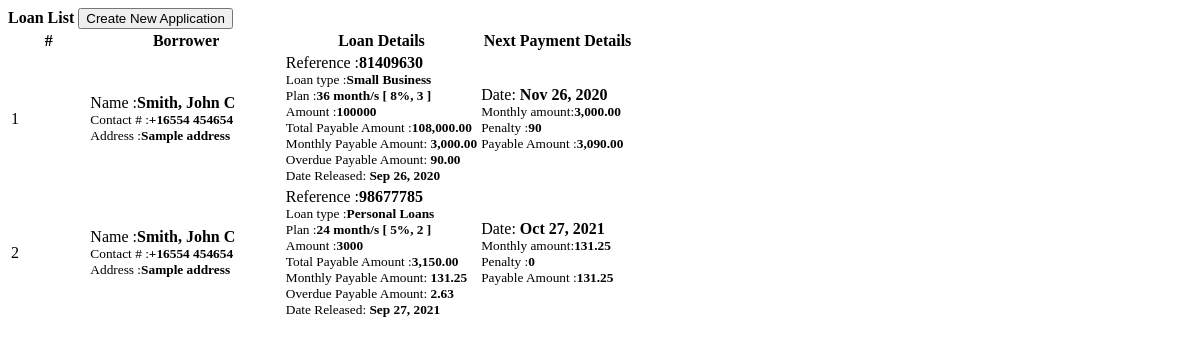
The app's page /user/loan/loans.php, older data.
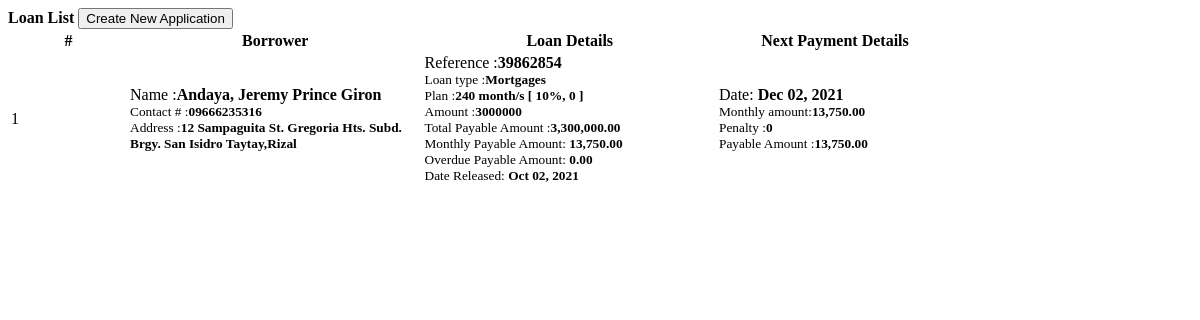
The same page, newer data.
### tables this page shows
CREATE TABLE `loan_list` (
  `id` int(30) NOT NULL,
  `ref_no` varchar(50) NOT NULL,
  `loan_type_id` int(30) NOT NULL,
  `borrower_id` int(30) NOT NULL,
  `purpose` text NOT NULL,
  `amount` double NOT NULL,
  `plan_id` int(30) NOT NULL,
  `status` tinyint(1) NOT NULL DEFAULT 0 COMMENT '0= request, 1= confrimed,2=released,3=complteted,4=denied\r\n',
  `date_released` datetime NOT NULL,
  `date_created` datetime NOT NULL DEFAULT current_timestamp() ON UPDATE current_timestamp()
);

CREATE TABLE `borrowers` (
  `id` int(30) NOT NULL,
  `firstname` varchar(100) NOT NULL,
  `middlename` varchar(100) NOT NULL,
  `lastname` varchar(100) NOT NULL,
  `contact_no` varchar(30) NOT NULL,
  `address` text NOT NULL,
  `email` varchar(50) NOT NULL,
  `tax_id` varchar(50) NOT NULL,
  `date_created` int(11) NOT NULL
);

CREATE TABLE `loan_plan` (
  `id` int(30) NOT NULL,
  `months` int(11) NOT NULL,
  `interest_percentage` float NOT NULL,
  `penalty_rate` int(11) NOT NULL
);

CREATE TABLE `loan_schedules` (
  `id` int(30) NOT NULL,
  `loan_id` int(30) NOT NULL,
  `date_due` date NOT NULL
);

### user/loan/loans.php (the view, shortened to what this page needs)
<?php include 'db_connect.php' ?>
<div class="container-fluid">
	<div class="col-lg-12">
		<div class="card">
			<div class="card-header">
				<large class="card-title">
					<b>Loan List</b>
					<button class="btn btn-primary btn-sm btn-block col-md-2 float-right" type="button" id="new_application"><i class="fa fa-plus"></i> Create New Application</button>
				</large>
			</div>
			<div class="card-body">
				<table class="table table-bordered" id="loan-list">
					<colgroup>
						<col width="10%">
						<col width="25%">
						<col width="25%">
						<col width="20%">
						<col width="10%">
						<col width="10%">
					</colgroup>
					<thead>
						<tr>
							<th class="text-center">#</th>
							<th class="text-center">Borrower</th>
							<th class="text-center">Loan Details</th>
							<th class="text-center">Next Payment Details</th>
						</tr>
					</thead>
					<tbody>
						<?php
							$i=1;
							$type = $conn->query("SELECT * FROM loan_types where id in (SELECT loan_type_id from loan_list) ");
							while($row=$type->fetch_assoc()){
								$type_arr[$row['id']] = $row['type_name'];
							}
							$plan = $conn->query("SELECT *,concat(months,' month/s [ ',interest_percentage,'%, ',penalty_rate,' ]') as plan FROM loan_plan where id in (SELECT plan_id from loan_list) ");
							while($row=$plan->fetch_assoc()){
								$plan_arr[$row['id']] = $row;
							}
							$qry = $conn->query("SELECT l.*,concat(b.lastname,', ',b.firstname,' ',b.middlename)as name, b.contact_no, b.address from loan_list l inner join borrowers b on b.id = l.borrower_id  order by id asc");
							while($row = $qry->fetch_assoc()):
								$monthly = ($row['amount'] + ($row['amount'] * ($plan_arr[$row['plan_id']]['interest_percentage']/100))) / $plan_arr[$row['plan_id']]['months'];
								$penalty = $monthly * ($plan_arr[$row['plan_id']]['penalty_rate']/100);
								$payments = $conn->query("SELECT * from payments where loan_id =".$row['id']);
								$paid = $payments->num_rows;
								$offset = $paid > 0 ? " offset $paid ": "";
								if($row['status'] == 2):
									$next = $conn->query("SELECT * FROM loan_schedules where loan_id = '".$row['id']."'  order by date(date_due) asc limit 1 $offset ")->fetch_assoc()['date_due'];
								endif;
						 ?>
						 <tr>
						 	<td class="text-center"><?php echo $i++ ?></td>
						 	<td>
						 		<p>Name :<b><?php echo $row['name'] ?></b></p>
						 		<p><small>Contact # :<b><?php echo $row['contact_no'] ?></small></b></p>
						 		<p><small>Address :<b><?php echo $row['address'] ?></small></b></p>
						 	</td>
						 	<td>
						 		<p>Reference :<b><?php echo $row['ref_no'] ?></b></p>
						 		<p><small>Loan type :<b><?php echo $type_arr[$row['loan_type_id']] ?></small></b></p>
						 		<p><small>Plan :<b><?php echo $plan_arr[$row['plan_id']]['plan'] ?></small></b></p>
						 		<p><small>Amount :<b><?php echo $row['amount'] ?></small></b></p>
						 		<p><small>Total Payable Amount :<b><?php echo number_format($monthly * $plan_arr[$row['plan_id']]['months'],2) ?></small></b></p>
						 		<p><small>Monthly Payable Amount: <b><?php echo number_format($monthly,2) ?></small></b></p>
						 		<p><small>Overdue Payable Amount: <b><?php echo number_format($penalty,2) ?></small></b></p>
						 		<?php if($row['status'] == 2 || $row['status'] == 3): ?>
						 		<p><small>Date Released: <b><?php echo date("M d, Y",strtotime($row['date_released'])) ?></small></b></p>
						 		<?php endif; ?>
						 	</td>
						 	<td>
						 		<?php if($row['status'] == 2 ): ?>
						 		<p>Date: <b>
						 		<?php echo date('M d, Y',strtotime($next)); ?>
						 		</b></p>
						 		<p><small>Monthly amount:<b><?php echo number_format($monthly,2) ?></b></small></p>
						 		<p><small>Penalty :<b><?php echo $add = (date('Ymd',strtotime($next)) < date("Ymd") ) ?  $penalty : 0; ?></b></small></p>
						 		<p><small>Payable Amount :<b><?php echo number_format($monthly + $add,2) ?></b></small></p>
						 		<?php else: ?>
					 				N/a
						 		<?php endif; ?>
						 	</td>
						 </tr>
						<?php endwhile; ?>
					</tbody>
				</table>
			</div>
		</div>
	</div>
</div>

Row changes from the older to the newer data that the page shows:
removed loan_list: name "Smith, John C", borrower.contact_no "+16554 454654", borrower.address "Sample address", ref_no "81409630", loan_type "Small Business", plan "36 month/s [ 8%, 3 ]", amount "100000", $monthly * $plan_arr[$row['plan_id']]['months'] "108,000.00", monthly "3,000.00", penalty "90.00", date_released "Sep 26, 2020", id.date_due "Nov 26, 2020", $monthly + $add "3,090.00"
removed loan_list: name "Smith, John C", borrower.contact_no "+16554 454654", borrower.address "Sample address", ref_no "98677785", loan_type "Personal Loans", plan "24 month/s [ 5%, 2 ]", amount "3000", $monthly * $plan_arr[$row['plan_id']]['months'] "3,150.00", monthly "131.25", penalty "2.63", date_released "Sep 27, 2021", id.date_due "Oct 27, 2021", $monthly + $add "131.25"
added loan_list: name "Andaya, Jeremy Prince Giron", borrower.contact_no "09666235316", borrower.address "12 Sampaguita St. Gregoria Hts. Subd. Brgy. San Isidro Taytay,Rizal", ref_no "39862854", loan_type "Mortgages", plan "240 month/s [ 10%, 0 ]", amount "3000000", $monthly * $plan_arr[$row['plan_id']]['months'] "3,300,000.00", monthly "13,750.00", penalty "0.00", date_released "Oct 02, 2021", id.date_due "Dec 02, 2021", $monthly + $add "13,750.00"
